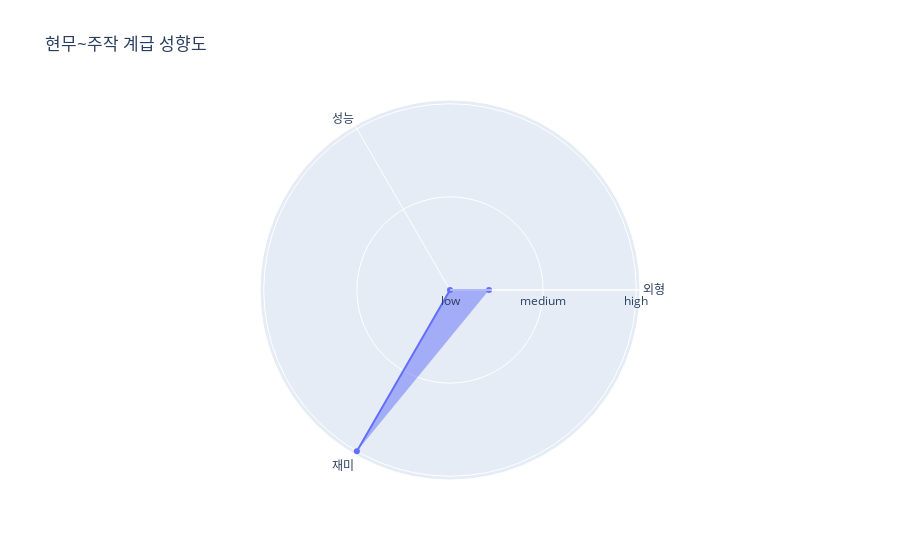

The notebook cell this image was saved under:
### Code cell
radarchart(normalization(levelselect(df, '동현무', '금주작')[['외형', '성능', '재미']].mean().values), '현무~주작 계급 성향도')

### Figure 1 — Plotly figure (JSON) as saved in the notebook; plotly's stock layout.template omitted (floating-point values rounded to 4 significant figures)
{"data": [{"fill": "toself", "r": [0.2095, 0, 1], "theta": ["외형", "성능", "재미"], "type": "scatterpolar"}], "layout": {"polar": {"radialaxis": {"ticktext": ["low", "medium", "high"], "tickvals": [0, 0.5, 1], "visible": true}}, "showlegend": false, "title": {"text": "현무~주작 계급 성향도"}}}
